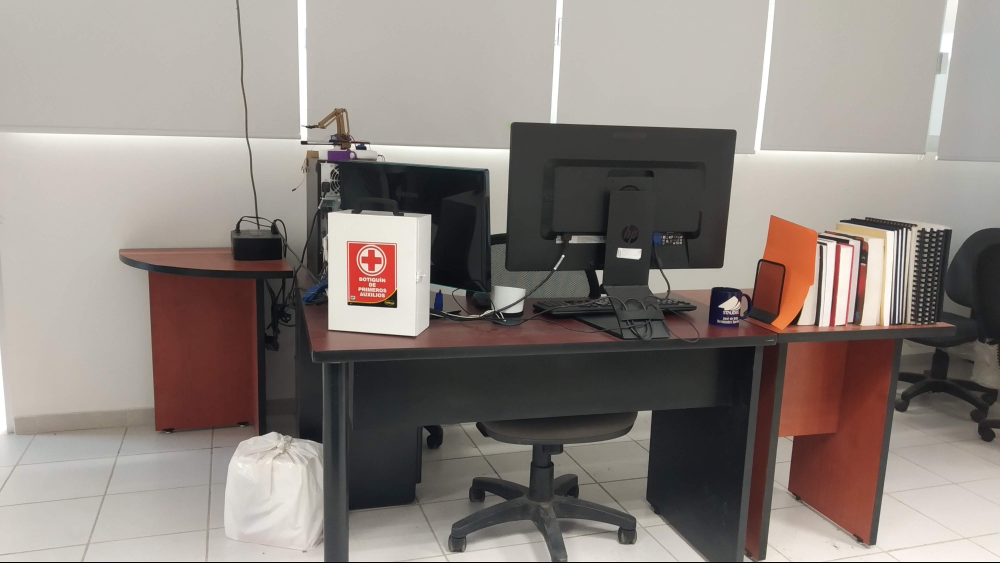
%> input picture Practica9/matlab/I1.jpg, 4000 x 2250 px (shown at 1/4 size); its folder holds 3 pictures in this run
$ octave practica9.m   (GNU Octave 9; MATLAB toolbox functions it lacks are replaced by stand-ins)
%> lines starting %> are read from the running program, lines starting %| are printed output that depends on the picture
clear all
close all
clc
imScene = imageDatastore('./');
montage(imScene.Files);
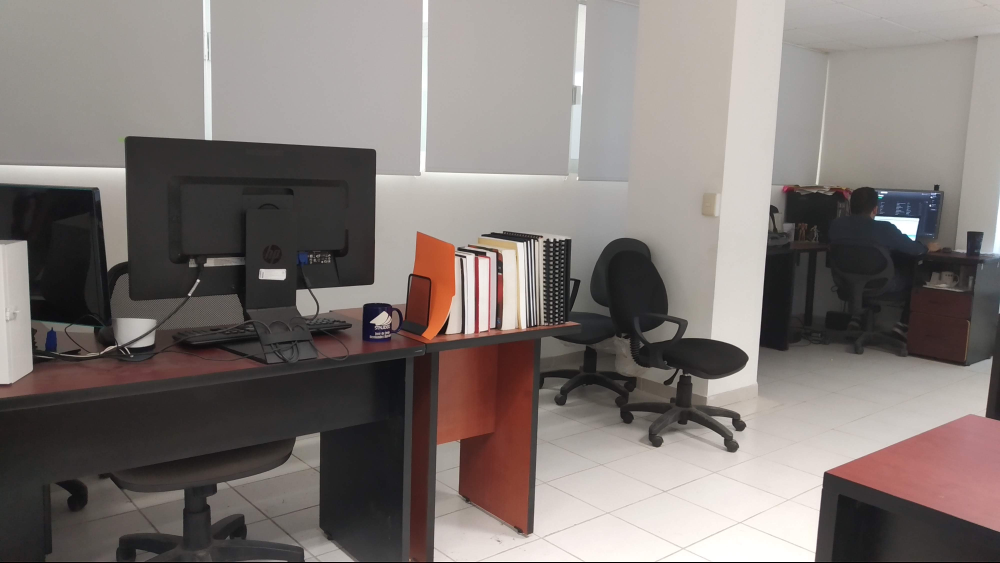
%> input picture Practica9/matlab/I2.jpg, 4000 x 2250 px (shown at 1/4 size)
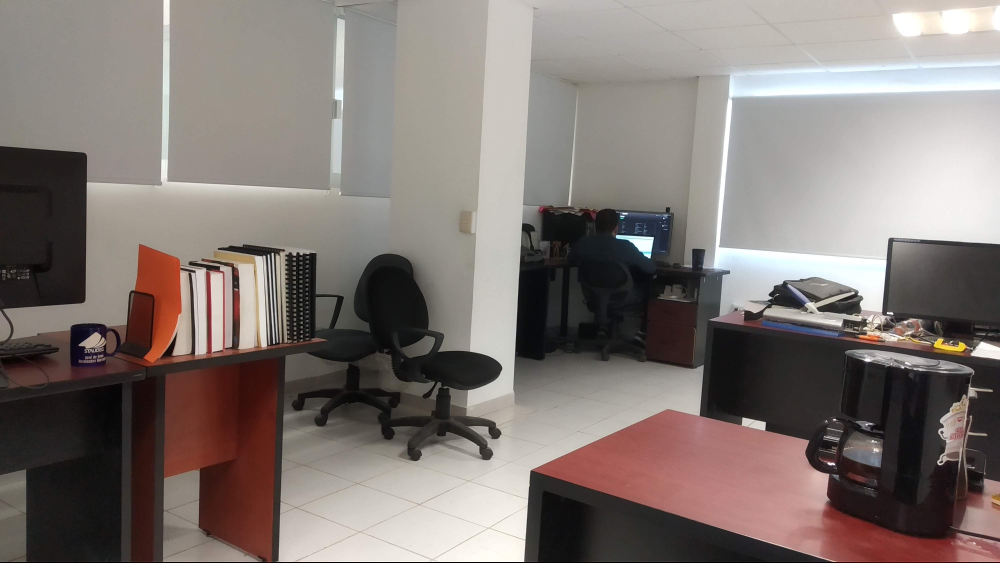
%> input picture Practica9/matlab/I3.jpg, 4000 x 2250 px (shown at 1/4 size)

%Leer la primera imagen
I = readimage(imScene, 1);

%extraer puntos de interés de la primera imagen
grayImage = rgb2gray(I);
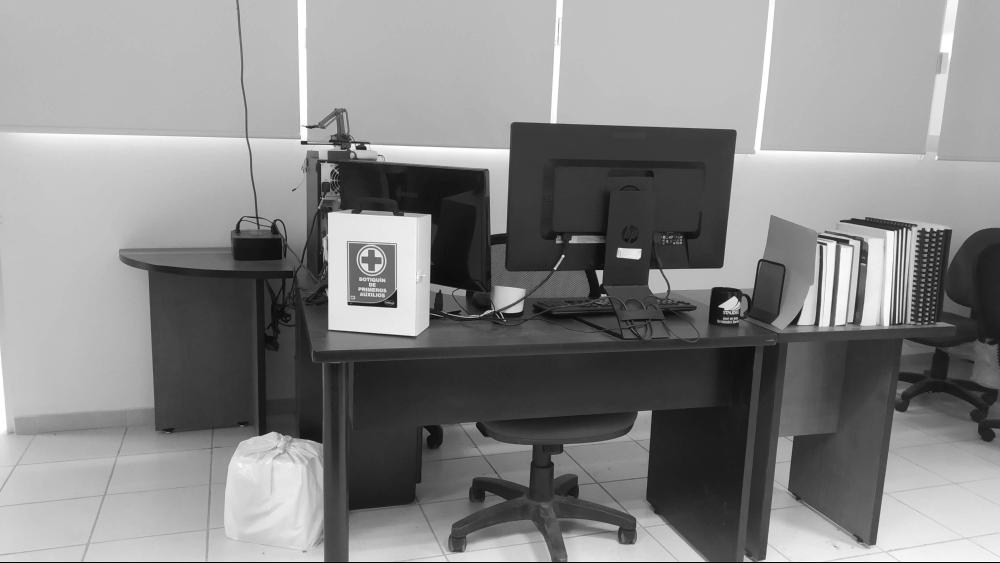
%> grayImage: size 2250x4000 uint8 (shown at 1/4 size); min 0, max 255, mean 134.7
%> (the run ends here)
